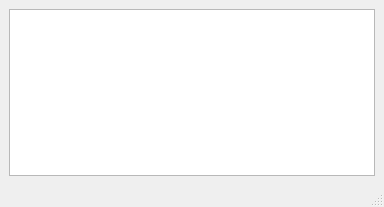
<?xml version="1.0" encoding="UTF-8"?>
<ui version="4.0">
 <class>MainWindow</class>
 <widget class="QMainWindow" name="MainWindow">
  <property name="geometry">
   <rect>
    <x>0</x>
    <y>0</y>
    <width>384</width>
    <height>207</height>
   </rect>
  </property>
  <property name="windowTitle">
   <string>Awale</string>
  </property>
  <widget class="QWidget" name="centralwidget">
   <layout class="QGridLayout" name="gridLayout">
    <item row="0" column="0">
     <widget class="QGraphicsView" name="game_view"/>
    </item>
   </layout>
  </widget>
  <widget class="QStatusBar" name="statusbar"/>
 </widget>
 <resources/>
 <connections/>
</ui>
